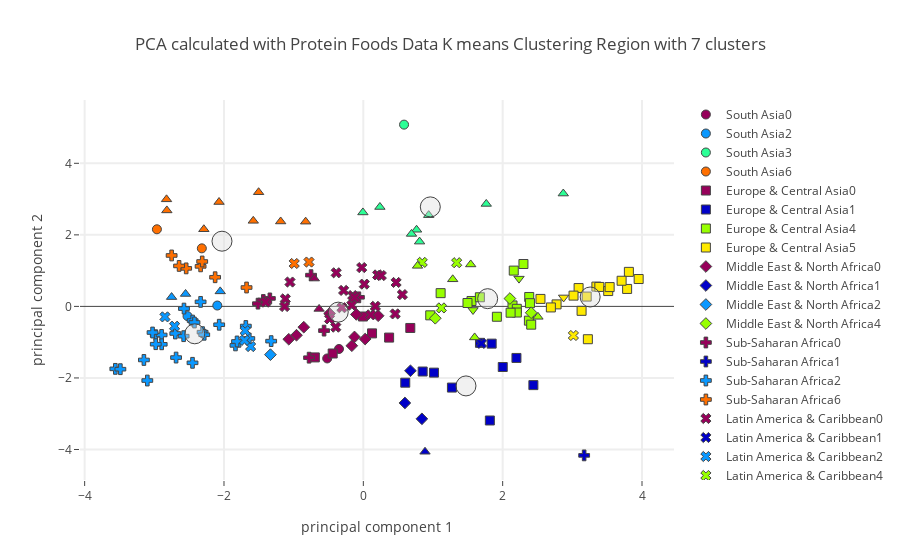

The notebook cell saved with this chart:
### Code cell
# Plot using plotly on Region level.

plot_plotly(protein_group_merged_df,"Region",region_centers,7,"Protein Foods",'')

### Figure 1 — Plotly figure (JSON) as saved in the notebook; plotly's stock layout.template omitted (floating-point values rounded to 4 significant figures)
{"data": [{"marker": {"color": "rgb(150,0,90)", "line": {"width": 1}, "size": 9, "symbol": 0}, "mode": "markers", "name": "South Asia0", "text": ["Afghanistan", "Pakistan"], "type": "scatter", "uid": "4ca521a1-ba8c-434d-8463-52c7531a6701", "x": [-0.5187, -0.3491], "y": [-1.455, -1.19]}, {"marker": {"color": "rgb(0,0,200)", "line": {"width": 1}, "size": 9, "symbol": 0}, "mode": "markers", "name": "South Asia1", "text": [], "type": "scatter", "uid": "892d5c46-8321-4432-b5bd-af538c6adfb1", "x": [], "y": []}, {"marker": {"color": "rgb(10,152,255)", "line": {"width": 1}, "size": 9, "symbol": 0}, "mode": "markers", "name": "South Asia2", "text": ["India", "Nepal"], "type": "scatter", "uid": "3930140e-1bd2-4b9e-9bc8-52a019da8efa", "x": [-2.096, -2.523], "y": [0.02439, -0.2714]}, {"marker": {"color": "rgb(44,255,150)", "line": {"width": 1}, "size": 9, "symbol": 0}, "mode": "markers", "name": "South Asia3", "text": ["Maldives"], "type": "scatter", "uid": "c0fd88f9-9c19-4b0b-b6f0-ec6d7c9fcedc", "x": [0.5844], "y": [5.082]}, {"marker": {"color": "rgb(151,255,0)", "line": {"width": 1}, "size": 9, "symbol": 0}, "mode": "markers", "name": "South Asia4", "text": [], "type": "scatter", "uid": "3e0eb83d-f696-475c-a6c6-0b7311f5e2e0", "x": [], "y": []}, {"marker": {"color": "rgb(255,234,0)", "line": {"width": 1}, "size": 9, "symbol": 0}, "mode": "markers", "name": "South Asia5", "text": [], "type": "scatter", "uid": "e832054b-d99d-4fbc-a550-c932bb6a9b96", "x": [], "y": []}, {"marker": {"color": "rgb(255,111,0)", "line": {"width": 1}, "size": 9, "symbol": 0}, "mode": "markers", "name": "South Asia6", "text": ["Bangladesh", "Sri Lanka"], "type": "scatter", "uid": "67cf5e21-4a74-4f2e-b284-e88dff425eee", "x": [-2.963, -2.318], "y": [2.156, 1.623]}, {"marker": {"color": "rgb(150,0,90)", "line": {"width": 1}, "size": 9, "symbol": 1}, "mode": "markers", "name": "Europe & Central Asia0", "text": ["Bosnia and Herzegovina", "Georgia", "Republic of Moldova", "Serbia", "Tajikistan", "North Macedonia"], "type": "scatter", "uid": "adddee7b-9c0d-468a-b7f5-3714b8b5754e", "x": [-0.4398, 0.3701, -0.005578, 0.6741, -0.6961, 0.1249], "y": [-1.316, -0.8717, -0.2823, -0.6027, -1.426, -0.7541]}, {"marker": {"color": "rgb(0,0,200)", "line": {"width": 1}, "size": 9, "symbol": 1}, "mode": "markers", "name": "Europe & Central Asia1", "text": ["Albania", "Armenia", "Azerbaijan", "Greece", "Kazakhstan", "Kyrgyzstan", "Romania", "Turkey", "Turkmenistan", "Uzbekistan"], "type": "scatter", "uid": "958da905-fffc-48a8-8725-5d6765778eea", "x": [2.441, 1.674, 1.272, 2.198, 2.001, 0.6016, 1.842, 0.8515, 1.816, 1.014], "y": [-2.2, -1.018, -2.269, -1.441, -1.694, -2.133, -1.041, -1.821, -3.189, -1.852]}, {"marker": {"color": "rgb(10,152,255)", "line": {"width": 1}, "size": 9, "symbol": 1}, "mode": "markers", "name": "Europe & Central Asia2", "text": [], "type": "scatter", "uid": "ee058baa-77b5-44d7-b6a4-6d911e565796", "x": [], "y": []}, {"marker": {"color": "rgb(44,255,150)", "line": {"width": 1}, "size": 9, "symbol": 1}, "mode": "markers", "name": "Europe & Central Asia3", "text": [], "type": "scatter", "uid": "588f25a9-68cd-410f-a3cf-fdc2c554ebb5", "x": [], "y": []}, {"marker": {"color": "rgb(151,255,0)", "line": {"width": 1}, "size": 9, "symbol": 1}, "mode": "markers", "name": "Europe & Central Asia4", "text": ["Belgium", "Bulgaria", "Croatia", "Cyprus", "Czechia", "Hungary", "Ireland", "Italy", "Montenegro", "Portugal", "Slovakia", "Slovenia", "Spain", "Switzerland", "Ukraine", "United Kingdom"], "type": "scatter", "uid": "e9a8c42f-efa4-40e1-b791-713a9322a7a7", "x": [2.141, 0.9604, 1.553, 1.11, 2.381, 1.673, 2.377, 2.392, 2.41, 2.159, 1.495, 1.917, 2.298, 2.203, 2.203, 2.114], "y": [0.027, -0.2496, 0.1516, 0.3705, 0.2632, 0.2556, -0.3982, 0.09001, -0.5105, 1.001, 0.09486, -0.2896, 1.185, -0.0672, -0.1715, -0.1765]}, {"marker": {"color": "rgb(255,234,0)", "line": {"width": 1}, "size": 9, "symbol": 1}, "mode": "markers", "name": "Europe & Central Asia5", "text": ["Austria", "Belarus", "Denmark", "Estonia", "Finland", "France", "Germany", "Iceland", "Latvia", "Lithuania", "Luxembourg", "Netherlands", "Norway", "Poland", "Russian Federation", "Sweden"], "type": "scatter", "uid": "0da21ceb-849b-4db2-985a-b3260d672d5e", "x": [3.345, 3.952, 3.387, 3.223, 3.786, 2.774, 3.09, 3.017, 3.133, 3.812, 3.206, 3.515, 2.543, 3.707, 2.692, 3.536], "y": [0.554, 0.7652, 0.5441, -0.9178, 0.4882, 0.05658, 0.5125, 0.3014, -0.1242, 0.9653, 0.2745, 0.4291, 0.2094, 0.7168, -0.02923, 0.5399]}, {"marker": {"color": "rgb(255,111,0)", "line": {"width": 1}, "size": 9, "symbol": 1}, "mode": "markers", "name": "Europe & Central Asia6", "text": [], "type": "scatter", "uid": "37846f28-6203-4483-8583-803877b9ce56", "x": [], "y": []}, {"marker": {"color": "rgb(150,0,90)", "line": {"width": 1}, "size": 9, "symbol": 2}, "mode": "markers", "name": "Middle East & North Africa0", "text": ["Egypt", "Iran (Islamic Republic of)", "Iraq", "Jordan", "Lebanon", "Oman", "Saudi Arabia", "United Arab Emirates", "Yemen"], "type": "scatter", "uid": "785884eb-14b7-4723-b79c-5ac1e5ea8847", "x": [-0.9592, -0.1651, -0.4844, 0.0263, -0.1268, 0.2132, -0.1002, -0.8549, -1.07], "y": [-0.8056, -1.099, -0.1994, -0.9124, -0.8537, -0.2613, -0.2242, -0.5811, -0.9182]}, {"marker": {"color": "rgb(0,0,200)", "line": {"width": 1}, "size": 9, "symbol": 2}, "mode": "markers", "name": "Middle East & North Africa1", "text": ["Algeria", "Morocco", "Tunisia"], "type": "scatter", "uid": "4e911659-0f42-4868-9876-a2c4bdd117e9", "x": [0.5966, 0.8407, 0.6763], "y": [-2.699, -3.143, -1.799]}, {"marker": {"color": "rgb(10,152,255)", "line": {"width": 1}, "size": 9, "symbol": 2}, "mode": "markers", "name": "Middle East & North Africa2", "text": ["Djibouti"], "type": "scatter", "uid": "992a59c4-0d2d-49f5-a967-9dde035965fb", "x": [-1.333], "y": [-1.349]}, {"marker": {"color": "rgb(44,255,150)", "line": {"width": 1}, "size": 9, "symbol": 2}, "mode": "markers", "name": "Middle East & North Africa3", "text": [], "type": "scatter", "uid": "55c280f1-c65e-438b-96fa-eb46a917c1fb", "x": [], "y": []}, {"marker": {"color": "rgb(151,255,0)", "line": {"width": 1}, "size": 9, "symbol": 2}, "mode": "markers", "name": "Middle East & North Africa4", "text": ["Israel", "Kuwait", "Malta"], "type": "scatter", "uid": "0334ae95-0fd4-483b-8332-a919698a184f", "x": [2.409, 1.033, 2.104], "y": [-0.1767, -0.3314, 0.2191]}, {"marker": {"color": "rgb(255,234,0)", "line": {"width": 1}, "size": 9, "symbol": 2}, "mode": "markers", "name": "Middle East & North Africa5", "text": [], "type": "scatter", "uid": "31a868cf-7d36-4a94-99b3-bcb45ae39cbe", "x": [], "y": []}, {"marker": {"color": "rgb(255,111,0)", "line": {"width": 1}, "size": 9, "symbol": 2}, "mode": "markers", "name": "Middle East & North Africa6", "text": [], "type": "scatter", "uid": "85d1042c-a231-46e9-bbc9-2c1a47e2678c", "x": [], "y": []}, {"marker": {"color": "rgb(150,0,90)", "line": {"width": 1}, "size": 9, "symbol": 3}, "mode": "markers", "name": "Sub-Saharan Africa0", "text": ["Cabo Verde", "Congo (note no data in Food suppley tables for DRC)", "Gabon", "Mauritania", "Mauritius", "Sao Tome and Principe", "South Africa"], "type": "scatter", "uid": "cdb71cc6-d6c4-4d29-95d5-4f677b670df9", "x": [-1.512, -1.436, -0.7501, -0.779, -0.06329, -1.341, -0.5635], "y": [0.0766, 0.1791, 0.8739, -1.433, 0.2543, 0.2232, -0.6771]}, {"marker": {"color": "rgb(0,0,200)", "line": {"width": 1}, "size": 9, "symbol": 3}, "mode": "markers", "name": "Sub-Saharan Africa1", "text": ["Sudan"], "type": "scatter", "uid": "7fcff575-0b02-4d1c-afed-c3afbe3beba3", "x": [3.17], "y": [-4.165]}, {"marker": {"color": "rgb(10,152,255)", "line": {"width": 1}, "size": 9, "symbol": 3}, "mode": "markers", "name": "Sub-Saharan Africa2", "text": ["Angola", "Benin", "Botswana", "Burkina Faso", "Cameroon", "Central African Republic", "Chad", "CÃƒÂ´te d'Ivoire", "Ethiopia", "Ghana", "Kenya", "Lesotho", "Malawi", "Mali", "Mozambique", "Namibia", "Niger", "Nigeria", "Rwanda", "Eswatini", "Togo", "Uganda", "United Republic of Tanzania", "Zambia", "Zimbabwe"], "type": "scatter", "uid": "ab70744e-0a01-4fd5-81c5-386c30dbc0f5", "x": [-1.687, -2.574, -1.323, -2.699, -2.979, -1.835, -2.069, -2.336, -2.688, -2.45, -2.452, -3.101, -3.56, -2.307, -2.895, -1.637, -3.15, -2.424, -3.487, -1.813, -3.025, -2.894, -2.979, -2.579, -2.284], "y": [-0.5484, -0.06102, -0.9707, -0.7571, -0.8051, -1.09, -0.5123, 0.1268, -1.43, -0.3964, -1.577, -2.072, -1.746, -0.72, -0.7983, -0.8966, -1.497, -0.4495, -1.755, -0.9804, -0.7302, -1.059, -1.056, -0.8321, -0.7922]}, {"marker": {"color": "rgb(44,255,150)", "line": {"width": 1}, "size": 9, "symbol": 3}, "mode": "markers", "name": "Sub-Saharan Africa3", "text": [], "type": "scatter", "uid": "858171df-6b86-4265-bfb3-4f63c2144c15", "x": [], "y": []}, {"marker": {"color": "rgb(151,255,0)", "line": {"width": 1}, "size": 9, "symbol": 3}, "mode": "markers", "name": "Sub-Saharan Africa4", "text": [], "type": "scatter", "uid": "9d02bff6-8624-43ad-924a-40131f8523ae", "x": [], "y": []}, {"marker": {"color": "rgb(255,234,0)", "line": {"width": 1}, "size": 9, "symbol": 3}, "mode": "markers", "name": "Sub-Saharan Africa5", "text": [], "type": "scatter", "uid": "75987f16-9b30-4113-98d2-f22b914afa01", "x": [], "y": []}, {"marker": {"color": "rgb(255,111,0)", "line": {"width": 1}, "size": 9, "symbol": 3}, "mode": "markers", "name": "Sub-Saharan Africa6", "text": ["Gambia", "Guinea", "Guinea-Bissau", "Liberia", "Madagascar", "Senegal", "Sierra Leone"], "type": "scatter", "uid": "a91c2b52-2530-4e40-9a2a-a6ad79300b5b", "x": [-1.676, -2.543, -2.336, -2.313, -2.645, -2.127, -2.752], "y": [0.5279, 1.063, 1.119, 1.255, 1.132, 0.8148, 1.424]}, {"marker": {"color": "rgb(150,0,90)", "line": {"width": 1}, "size": 9, "symbol": 4}, "mode": "markers", "name": "Latin America & Caribbean0", "text": ["Barbados", "Belize", "Bolivia (Plurinational State of)", "Brazil", "Colombia", "Costa Rica", "Cuba", "Dominica", "Dominican Republic", "Ecuador", "Grenada", "Jamaica", "Mexico", "Panama", "Paraguay", "Peru", "Saint Kitts and Nevis", "Saint Lucia", "Saint Vincent and the Grenadines", "Trinidad and Tobago", "Venezuela (Bolivarian Republic of)"], "type": "scatter", "uid": "bc936c37-6cc6-4750-a52c-2e00cca29fff", "x": [0.5605, -1.12, -0.4843, 0.4567, -0.3074, -0.1526, -1.402, 0.1727, -1.052, 0.01381, 0.2056, -0.2827, -0.3953, -0.3891, 0.1062, -1.13, -0.02307, 0.4704, 0.258, -0.1237, -0.165], "y": [0.3292, 0.2099, -0.3477, -0.2102, -0.03675, 0.3033, 0.118, 0.002044, 0.6811, 0.6222, 0.8799, 0.4469, -0.5807, 0.9398, -0.2359, -0.003202, 1.085, 0.6694, 0.8627, 0.245, 0.03305]}, {"marker": {"color": "rgb(0,0,200)", "line": {"width": 1}, "size": 9, "symbol": 4}, "mode": "markers", "name": "Latin America & Caribbean1", "text": ["Uruguay"], "type": "scatter", "uid": "2d8fb8ba-90cc-4765-89f9-71584d27c8b5", "x": [1.695], "y": [-1.035]}, {"marker": {"color": "rgb(10,152,255)", "line": {"width": 1}, "size": 9, "symbol": 4}, "mode": "markers", "name": "Latin America & Caribbean2", "text": ["El Salvador", "Guatemala", "Haiti", "Honduras", "Nicaragua"], "type": "scatter", "uid": "f717f235-2e81-4777-b1f2-25ba8e67ed8e", "x": [-1.617, -1.706, -2.847, -1.696, -2.709], "y": [-1.122, -0.949, -0.2932, -0.6803, -0.5538]}, {"marker": {"color": "rgb(44,255,150)", "line": {"width": 1}, "size": 9, "symbol": 4}, "mode": "markers", "name": "Latin America & Caribbean3", "text": [], "type": "scatter", "uid": "ba310bb8-6d86-4bc9-b916-bfce94c11ce0", "x": [], "y": []}, {"marker": {"color": "rgb(151,255,0)", "line": {"width": 1}, "size": 9, "symbol": 4}, "mode": "markers", "name": "Latin America & Caribbean4", "text": ["Antigua and Barbuda", "Bahamas", "Chile"], "type": "scatter", "uid": "59a7968b-80c6-4429-9ae7-e324e40210ed", "x": [0.8453, 1.34, 1.12], "y": [1.231, 1.221, -0.04205]}, {"marker": {"color": "rgb(255,234,0)", "line": {"width": 1}, "size": 9, "symbol": 4}, "mode": "markers", "name": "Latin America & Caribbean5", "text": ["Argentina"], "type": "scatter", "uid": "ce4e6acb-0c13-4709-9ffd-4d6b0782719b", "x": [3.015], "y": [-0.8129]}, {"marker": {"color": "rgb(255,111,0)", "line": {"width": 1}, "size": 9, "symbol": 4}, "mode": "markers", "name": "Latin America & Caribbean6", "text": ["Guyana", "Suriname"], "type": "scatter", "uid": "a1caae4c-ad1a-43e1-a23e-b9d04b67f50d", "x": [-0.992, -0.7798], "y": [1.2, 1.24]}, {"marker": {"color": "rgb(150,0,90)", "line": {"width": 1}, "size": 9, "symbol": 5}, "mode": "markers", "name": "East Asia & Pacific0", "text": ["Fiji", "Vanuatu"], "type": "scatter", "uid": "eb8e9791-6c22-4915-8edd-a182fc553c32", "x": [-0.6347, -0.7034], "y": [-0.07026, 0.7783]}, {"marker": {"color": "rgb(0,0,200)", "line": {"width": 1}, "size": 9, "symbol": 5}, "mode": "markers", "name": "East Asia & Pacific1", "text": ["Mongolia"], "type": "scatter", "uid": "5187bad1-3433-43c4-be5c-41439a465db0", "x": [0.8852], "y": [-4.063]}, {"marker": {"color": "rgb(10,152,255)", "line": {"width": 1}, "size": 9, "symbol": 5}, "mode": "markers", "name": "East Asia & Pacific2", "text": ["Democratic People's Republic of Korea", "Solomon Islands", "Timor-Leste"], "type": "scatter", "uid": "59ff6fe2-ddaf-4fd7-a5c9-436ee464d3b4", "x": [-2.551, -2.054, -2.752], "y": [0.3475, 0.4198, 0.2607]}, {"marker": {"color": "rgb(44,255,150)", "line": {"width": 1}, "size": 9, "symbol": 5}, "mode": "markers", "name": "East Asia & Pacific3", "text": ["Brunei Darussalam", "China, Hong Kong SAR", "China, Macao SAR", "China, mainland", "China, Taiwan Province of", "Japan", "Malaysia", "Republic of Korea"], "type": "scatter", "uid": "aed1a0b8-6213-49c7-aab6-38d5be254225", "x": [0.7641, 2.87, 1.765, 0.8072, 0.6916, 0.9381, -0.006129, 0.2378], "y": [2.142, 3.155, 2.865, 1.811, 2.027, 2.551, 2.627, 2.779]}, {"marker": {"color": "rgb(151,255,0)", "line": {"width": 1}, "size": 9, "symbol": 5}, "mode": "markers", "name": "East Asia & Pacific4", "text": ["Australia", "French Polynesia", "New Caledonia", "New Zealand", "Samoa"], "type": "scatter", "uid": "0d670877-58d4-4d24-ad48-365bfe04c759", "x": [2.506, 1.541, 1.283, 1.598, 0.778], "y": [-0.2917, 1.173, 0.7575, -0.8674, 1.134]}, {"marker": {"color": "rgb(255,234,0)", "line": {"width": 1}, "size": 9, "symbol": 5}, "mode": "markers", "name": "East Asia & Pacific5", "text": [], "type": "scatter", "uid": "ab54eefe-b9b4-4d2f-82fd-73c5d476bcc1", "x": [], "y": []}, {"marker": {"color": "rgb(255,111,0)", "line": {"width": 1}, "size": 9, "symbol": 5}, "mode": "markers", "name": "East Asia & Pacific6", "text": ["Cambodia", "Indonesia", "Kiribati", "Lao People's Democratic Republic", "Myanmar", "Philippines", "Thailand", "Viet Nam"], "type": "scatter", "uid": "0aedbac5-9016-4436-aad8-a764ecdb99f6", "x": [-2.825, -2.289, -0.8278, -2.82, -2.071, -1.58, -1.186, -1.503], "y": [2.993, 2.157, 2.369, 2.683, 2.918, 2.392, 2.374, 3.192]}, {"marker": {"color": "rgb(150,0,90)", "line": {"width": 1}, "size": 9, "symbol": 6}, "mode": "markers", "name": "North America0", "text": [], "type": "scatter", "uid": "a4c246c4-556f-4e6a-a9f2-ea1e4fba2a57", "x": [], "y": []}, {"marker": {"color": "rgb(0,0,200)", "line": {"width": 1}, "size": 9, "symbol": 6}, "mode": "markers", "name": "North America1", "text": [], "type": "scatter", "uid": "db7ac6dc-1d76-404e-8509-a50492c5cc4d", "x": [], "y": []}, {"marker": {"color": "rgb(10,152,255)", "line": {"width": 1}, "size": 9, "symbol": 6}, "mode": "markers", "name": "North America2", "text": [], "type": "scatter", "uid": "7ded7968-7ddd-4da4-8ef7-00b90d793e04", "x": [], "y": []}, {"marker": {"color": "rgb(44,255,150)", "line": {"width": 1}, "size": 9, "symbol": 6}, "mode": "markers", "name": "North America3", "text": [], "type": "scatter", "uid": "3d49a2f7-c010-425c-a500-736f4bdd388f", "x": [], "y": []}, {"marker": {"color": "rgb(151,255,0)", "line": {"width": 1}, "size": 9, "symbol": 6}, "mode": "markers", "name": "North America4", "text": ["Bermuda", "Canada"], "type": "scatter", "uid": "d0be73fa-9178-4032-8195-859594b13aca", "x": [2.234, 1.574], "y": [0.7769, -0.1001]}, {"marker": {"color": "rgb(255,234,0)", "line": {"width": 1}, "size": 9, "symbol": 6}, "mode": "markers", "name": "North America5", "text": ["United States of America"], "type": "scatter", "uid": "46bef15d-2f5b-4c84-9335-45ab9fd8f514", "x": [2.875], "y": [0.2513]}, {"marker": {"color": "rgb(255,111,0)", "line": {"width": 1}, "size": 9, "symbol": 6}, "mode": "markers", "name": "North America6", "text": [], "type": "scatter", "uid": "e812e472-761f-4e14-b1dd-35c5a2fed50a", "x": [], "y": []}, {"marker": {"color": "rgba(220, 220, 220, .4)", "line": {"width": 1}, "size": 20}, "mode": "markers", "name": "Center", "type": "scatter", "uid": "112ee4a9-95f2-4049-93e8-6b84bd11898b", "x": [-0.3602, 1.473, -2.42, 0.9613, 1.785, 3.256, -2.029], "y": [-0.1603, -2.223, -0.7659, 2.782, 0.2165, 0.2625, 1.823]}], "layout": {"hovermode": "closest", "showlegend": true, "title": {"text": "PCA calculated with Protein Foods Data K means Clustering Region with 7 clusters"}, "xaxis": {"gridwidth": 2, "ticklen": 5, "title": {"text": "principal component 1"}, "zeroline": false}, "yaxis": {"gridwidth": 2, "ticklen": 5, "title": {"text": "principal component 2"}}}}
